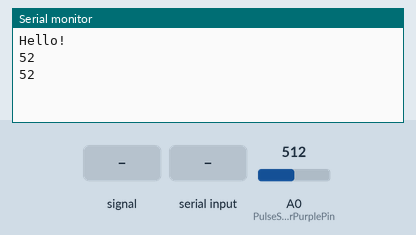
A sketch run on a simulated Arduino Uno, built with avr-gcc and run on an emulated ATmega328P. Parts: the last lines printed to the serial monitor. The inputs (shaded band) are chosen by the test bench; at power-on: A0 (PulseSensorPurplePin) = 512.

Above: at 1.8 s.
1.9 s: A0 (PulseSensorPurplePin) fed a 200 Hz sine of ±81 counts around its level
At 2.8 s:
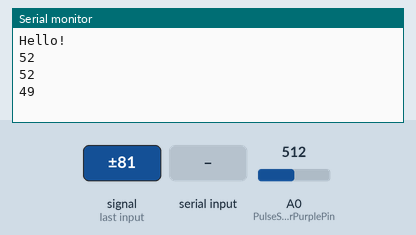
3.4 s: A0 (PulseSensorPurplePin) set to 716
At 4.7 s:
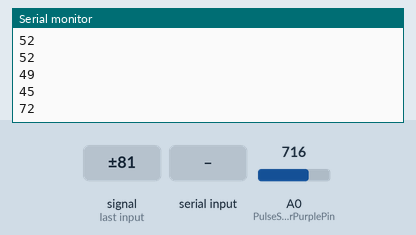
4.9 s: "1" received over the second serial link
At 5.8 s:
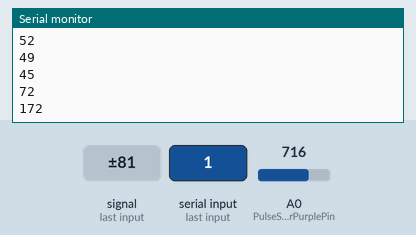
6.4 s: A0 (PulseSensorPurplePin) fed a 1000 Hz sine of ±255 counts around its level
At 7.7 s:
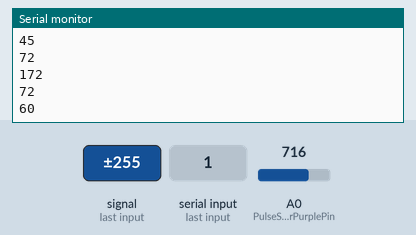
7.9 s: "0" received over the second serial link
At 8.7 s:
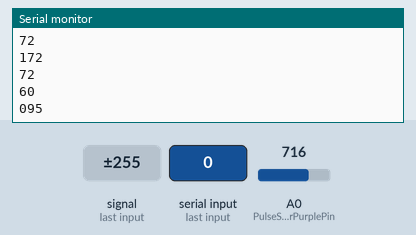
9.4 s: A0 (PulseSensorPurplePin) set to 900
At 10.7 s:
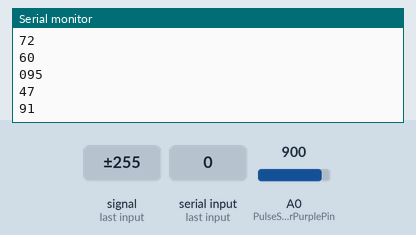
Timing chart, 0 to 11.9 s (numbered marks = the images above; inputs shaded):
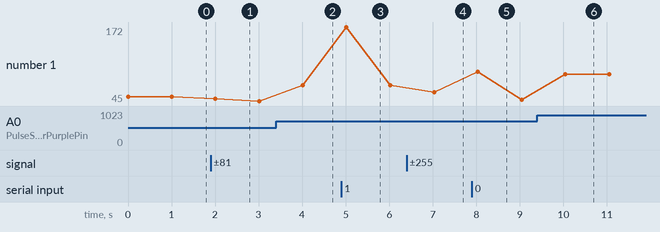

Measured:
- after the input at 1.9 s, the serial monitor: prints a new line after 0.11 s (image 1)
- after the input at 3.4 s, the serial monitor: prints a new line after 0.62 s (image 2)
- after the input at 4.9 s, the serial monitor: prints a new line after 0.12 s (image 3)
- after the input at 6.4 s, the serial monitor: prints a new line after 0.63 s (image 4)
- after the input at 7.9 s, the serial monitor: prints a new line after 0.13 s (image 5)
- after the input at 9.4 s, the serial monitor: prints a new line after 0.65 s (image 6)
- plotted number 1: 52 → 45 after the input at 1.9 s, 45 → 72 after the input at 3.4 s, 72 → 60 after the input at 6.4 s, 60 → 47 after the input at 7.9 s, 47 → 91 after the input at 9.4 s

The sketch:

coco.ino
```cpp
#include <SoftwareSerial.h>

SoftwareSerial BTSerial(A4, A5); // 소프트웨어 시리얼 (TX,RX)

int PulseSensorPurplePin = 0;
int Signal;

void setup(){
  Serial.begin(9600);
  Serial.println("Hello!");
  BTSerial.begin(9600);
}

void loop(){
  Signal = analogRead(PulseSensorPurplePin);
  Signal = (Signal/10)+1;
  Serial.println(Signal);
  delay(1000);

  while (BTSerial.available()){
    byte data = BTSerial.read();
    Serial.write(data);
  }
  BTSerial.println(Signal);
}
```
